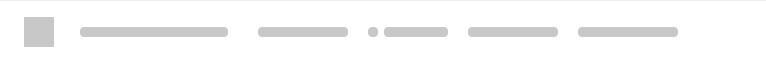
<?xml version="1.0" encoding="UTF-8"?>
<ui version="4.0">
 <class>TransferManagerLoadingItem</class>
 <widget class="QWidget" name="TransferManagerLoadingItem">
  <property name="geometry">
   <rect>
    <x>0</x>
    <y>0</y>
    <width>766</width>
    <height>64</height>
   </rect>
  </property>
  <property name="sizePolicy">
   <sizepolicy hsizetype="Expanding" vsizetype="Fixed">
    <horstretch>0</horstretch>
    <verstretch>0</verstretch>
   </sizepolicy>
  </property>
  <property name="minimumSize">
   <size>
    <width>0</width>
    <height>64</height>
   </size>
  </property>
  <property name="maximumSize">
   <size>
    <width>16777215</width>
    <height>64</height>
   </size>
  </property>
  <property name="windowTitle">
   <string/>
  </property>
  <property name="autoFillBackground">
   <bool>false</bool>
  </property>
  <property name="styleSheet">
   <string notr="true">

#itemSepLine
{
    height: 1px;
    min-height: 1px;
    max-height: 1px;
    border: none;
    background: #EEEEEE;
	margin-left: 24px;
	margin-right: 24px;
}

#sStatus, #sStatus QWidget
{
    padding: 0;
    margin: 0;
}
</string>
  </property>
  <layout class="QVBoxLayout" name="TransferManagerItemLayout">
   <property name="spacing">
    <number>0</number>
   </property>
   <property name="leftMargin">
    <number>0</number>
   </property>
   <property name="topMargin">
    <number>0</number>
   </property>
   <property name="rightMargin">
    <number>0</number>
   </property>
   <property name="bottomMargin">
    <number>0</number>
   </property>
   <item>
    <widget class="Line" name="itemSepLine">
     <property name="sizePolicy">
      <sizepolicy hsizetype="Expanding" vsizetype="Fixed">
       <horstretch>0</horstretch>
       <verstretch>0</verstretch>
      </sizepolicy>
     </property>
     <property name="orientation">
      <enum>Qt::Horizontal</enum>
     </property>
    </widget>
   </item>
   <item>
    <widget class="QWidget" name="Items" native="true">
     <property name="sizePolicy">
      <sizepolicy hsizetype="Expanding" vsizetype="Preferred">
       <horstretch>0</horstretch>
       <verstretch>0</verstretch>
      </sizepolicy>
     </property>
     <property name="minimumSize">
      <size>
       <width>702</width>
       <height>63</height>
      </size>
     </property>
     <property name="maximumSize">
      <size>
       <width>16777215</width>
       <height>63</height>
      </size>
     </property>
     <property name="autoFillBackground">
      <bool>false</bool>
     </property>
     <property name="styleSheet">
      <string notr="true">background-color: rgb(255, 255, 255);</string>
     </property>
     <layout class="QHBoxLayout" name="stateActiveLayout" stretch="0,0,1,0,0,0,0,0,0">
      <property name="spacing">
       <number>0</number>
      </property>
      <property name="leftMargin">
       <number>24</number>
      </property>
      <property name="topMargin">
       <number>0</number>
      </property>
      <property name="rightMargin">
       <number>20</number>
      </property>
      <property name="bottomMargin">
       <number>0</number>
      </property>
      <item>
       <widget class="QWidget" name="tFileType" native="true">
        <property name="sizePolicy">
         <sizepolicy hsizetype="Fixed" vsizetype="Fixed">
          <horstretch>0</horstretch>
          <verstretch>0</verstretch>
         </sizepolicy>
        </property>
        <property name="minimumSize">
         <size>
          <width>48</width>
          <height>48</height>
         </size>
        </property>
        <property name="maximumSize">
         <size>
          <width>48</width>
          <height>48</height>
         </size>
        </property>
        <property name="autoFillBackground">
         <bool>false</bool>
        </property>
        <layout class="QHBoxLayout" name="horizontalLayout_5">
         <property name="leftMargin">
          <number>0</number>
         </property>
         <property name="topMargin">
          <number>0</number>
         </property>
         <property name="rightMargin">
          <number>0</number>
         </property>
         <property name="bottomMargin">
          <number>0</number>
         </property>
         <item alignment="Qt::AlignLeft|Qt::AlignVCenter">
          <widget class="QWidget" name="typePlaceHolder" native="true">
           <property name="sizePolicy">
            <sizepolicy hsizetype="Fixed" vsizetype="Fixed">
             <horstretch>0</horstretch>
             <verstretch>0</verstretch>
            </sizepolicy>
           </property>
           <property name="minimumSize">
            <size>
             <width>30</width>
             <height>30</height>
            </size>
           </property>
           <property name="maximumSize">
            <size>
             <width>30</width>
             <height>30</height>
            </size>
           </property>
           <property name="styleSheet">
            <string notr="true">background-color: rgb(200, 200, 200);</string>
           </property>
          </widget>
         </item>
        </layout>
       </widget>
      </item>
      <item>
       <spacer name="horizontalSpacer">
        <property name="orientation">
         <enum>Qt::Horizontal</enum>
        </property>
        <property name="sizeType">
         <enum>QSizePolicy::Fixed</enum>
        </property>
        <property name="sizeHint" stdset="0">
         <size>
          <width>8</width>
          <height>0</height>
         </size>
        </property>
       </spacer>
      </item>
      <item>
       <widget class="QWidget" name="wName" native="true">
        <property name="sizePolicy">
         <sizepolicy hsizetype="Expanding" vsizetype="Fixed">
          <horstretch>0</horstretch>
          <verstretch>0</verstretch>
         </sizepolicy>
        </property>
        <property name="minimumSize">
         <size>
          <width>105</width>
          <height>36</height>
         </size>
        </property>
        <property name="maximumSize">
         <size>
          <width>16777215</width>
          <height>36</height>
         </size>
        </property>
        <layout class="QVBoxLayout" name="wNameLayout">
         <property name="spacing">
          <number>0</number>
         </property>
         <property name="leftMargin">
          <number>0</number>
         </property>
         <property name="topMargin">
          <number>0</number>
         </property>
         <property name="rightMargin">
          <number>30</number>
         </property>
         <property name="bottomMargin">
          <number>0</number>
         </property>
         <item>
          <widget class="QWidget" name="lTransferName" native="true">
           <property name="sizePolicy">
            <sizepolicy hsizetype="Expanding" vsizetype="Preferred">
             <horstretch>0</horstretch>
             <verstretch>0</verstretch>
            </sizepolicy>
           </property>
           <property name="minimumSize">
            <size>
             <width>0</width>
             <height>10</height>
            </size>
           </property>
           <property name="maximumSize">
            <size>
             <width>16777215</width>
             <height>10</height>
            </size>
           </property>
           <property name="autoFillBackground">
            <bool>false</bool>
           </property>
           <property name="styleSheet">
            <string notr="true">background-color: rgb(200, 200, 200);
border-radius: 4px;</string>
           </property>
          </widget>
         </item>
        </layout>
       </widget>
      </item>
      <item alignment="Qt::AlignHCenter">
       <widget class="QWidget" name="wSize" native="true">
        <property name="sizePolicy">
         <sizepolicy hsizetype="Fixed" vsizetype="Fixed">
          <horstretch>0</horstretch>
          <verstretch>0</verstretch>
         </sizepolicy>
        </property>
        <property name="minimumSize">
         <size>
          <width>110</width>
          <height>63</height>
         </size>
        </property>
        <property name="maximumSize">
         <size>
          <width>110</width>
          <height>63</height>
         </size>
        </property>
        <layout class="QHBoxLayout" name="horizontalLayout_2">
         <property name="spacing">
          <number>0</number>
         </property>
         <property name="leftMargin">
          <number>0</number>
         </property>
         <property name="topMargin">
          <number>12</number>
         </property>
         <property name="rightMargin">
          <number>20</number>
         </property>
         <property name="bottomMargin">
          <number>12</number>
         </property>
         <item>
          <widget class="QLabel" name="sizePlaceholder">
           <property name="minimumSize">
            <size>
             <width>0</width>
             <height>10</height>
            </size>
           </property>
           <property name="maximumSize">
            <size>
             <width>16777215</width>
             <height>10</height>
            </size>
           </property>
           <property name="styleSheet">
            <string notr="true">background-color: rgb(200, 200, 200);
border-radius:4px;</string>
           </property>
           <property name="text">
            <string/>
           </property>
          </widget>
         </item>
        </layout>
       </widget>
      </item>
      <item>
       <widget class="QWidget" name="bItemSpeed" native="true">
        <property name="sizePolicy">
         <sizepolicy hsizetype="Fixed" vsizetype="Fixed">
          <horstretch>0</horstretch>
          <verstretch>0</verstretch>
         </sizepolicy>
        </property>
        <property name="minimumSize">
         <size>
          <width>100</width>
          <height>63</height>
         </size>
        </property>
        <property name="maximumSize">
         <size>
          <width>100</width>
          <height>63</height>
         </size>
        </property>
        <layout class="QHBoxLayout" name="horizontalLayout">
         <property name="leftMargin">
          <number>0</number>
         </property>
         <property name="topMargin">
          <number>0</number>
         </property>
         <property name="rightMargin">
          <number>20</number>
         </property>
         <property name="bottomMargin">
          <number>0</number>
         </property>
         <item>
          <widget class="QWidget" name="SpeedPoint" native="true">
           <property name="minimumSize">
            <size>
             <width>10</width>
             <height>10</height>
            </size>
           </property>
           <property name="maximumSize">
            <size>
             <width>10</width>
             <height>10</height>
            </size>
           </property>
           <property name="styleSheet">
            <string notr="true">background-color: rgb(200, 200, 200);
border-radius: 4px;</string>
           </property>
          </widget>
         </item>
         <item>
          <widget class="QWidget" name="SpeedPlaceHolder" native="true">
           <property name="minimumSize">
            <size>
             <width>0</width>
             <height>10</height>
            </size>
           </property>
           <property name="maximumSize">
            <size>
             <width>16777215</width>
             <height>10</height>
            </size>
           </property>
           <property name="autoFillBackground">
            <bool>false</bool>
           </property>
           <property name="styleSheet">
            <string notr="true">border-radius:4px;
background-color: rgb(200, 200, 200);</string>
           </property>
          </widget>
         </item>
        </layout>
       </widget>
      </item>
      <item>
       <widget class="QWidget" name="sStatus" native="true">
        <property name="sizePolicy">
         <sizepolicy hsizetype="Fixed" vsizetype="Fixed">
          <horstretch>0</horstretch>
          <verstretch>0</verstretch>
         </sizepolicy>
        </property>
        <property name="minimumSize">
         <size>
          <width>110</width>
          <height>63</height>
         </size>
        </property>
        <property name="maximumSize">
         <size>
          <width>110</width>
          <height>63</height>
         </size>
        </property>
        <layout class="QHBoxLayout" name="horizontalLayout_3">
         <property name="spacing">
          <number>0</number>
         </property>
         <property name="leftMargin">
          <number>0</number>
         </property>
         <property name="topMargin">
          <number>0</number>
         </property>
         <property name="rightMargin">
          <number>20</number>
         </property>
         <property name="bottomMargin">
          <number>0</number>
         </property>
         <item>
          <widget class="QWidget" name="statusPlaceHolder" native="true">
           <property name="minimumSize">
            <size>
             <width>0</width>
             <height>10</height>
            </size>
           </property>
           <property name="maximumSize">
            <size>
             <width>16777215</width>
             <height>10</height>
            </size>
           </property>
           <property name="styleSheet">
            <string notr="true">background-color: rgb(200, 200, 200);
border-radius:4px;</string>
           </property>
          </widget>
         </item>
        </layout>
       </widget>
      </item>
      <item>
       <widget class="QWidget" name="lItemTime" native="true">
        <property name="sizePolicy">
         <sizepolicy hsizetype="Fixed" vsizetype="Fixed">
          <horstretch>0</horstretch>
          <verstretch>0</verstretch>
         </sizepolicy>
        </property>
        <property name="minimumSize">
         <size>
          <width>120</width>
          <height>63</height>
         </size>
        </property>
        <property name="maximumSize">
         <size>
          <width>120</width>
          <height>63</height>
         </size>
        </property>
        <layout class="QHBoxLayout" name="horizontalLayout_4">
         <property name="leftMargin">
          <number>0</number>
         </property>
         <property name="topMargin">
          <number>0</number>
         </property>
         <property name="rightMargin">
          <number>20</number>
         </property>
         <property name="bottomMargin">
          <number>0</number>
         </property>
         <item>
          <widget class="QWidget" name="itemPlaceHolder" native="true">
           <property name="minimumSize">
            <size>
             <width>0</width>
             <height>10</height>
            </size>
           </property>
           <property name="maximumSize">
            <size>
             <width>16777215</width>
             <height>10</height>
            </size>
           </property>
           <property name="styleSheet">
            <string notr="true">background-color: rgb(200, 200, 200);
border-radius:4px;</string>
           </property>
          </widget>
         </item>
        </layout>
       </widget>
      </item>
      <item alignment="Qt::AlignHCenter|Qt::AlignVCenter">
       <widget class="QWidget" name="wPauseResume" native="true">
        <property name="sizePolicy">
         <sizepolicy hsizetype="Fixed" vsizetype="Fixed">
          <horstretch>0</horstretch>
          <verstretch>0</verstretch>
         </sizepolicy>
        </property>
        <property name="minimumSize">
         <size>
          <width>24</width>
          <height>63</height>
         </size>
        </property>
        <property name="maximumSize">
         <size>
          <width>24</width>
          <height>63</height>
         </size>
        </property>
        <layout class="QHBoxLayout" name="wPauseResumeLayout">
         <property name="spacing">
          <number>0</number>
         </property>
         <property name="leftMargin">
          <number>0</number>
         </property>
         <property name="topMargin">
          <number>0</number>
         </property>
         <property name="rightMargin">
          <number>0</number>
         </property>
         <property name="bottomMargin">
          <number>0</number>
         </property>
        </layout>
       </widget>
      </item>
      <item alignment="Qt::AlignHCenter|Qt::AlignVCenter">
       <widget class="QWidget" name="wClearCancel" native="true">
        <property name="sizePolicy">
         <sizepolicy hsizetype="Fixed" vsizetype="Fixed">
          <horstretch>0</horstretch>
          <verstretch>0</verstretch>
         </sizepolicy>
        </property>
        <property name="minimumSize">
         <size>
          <width>24</width>
          <height>63</height>
         </size>
        </property>
        <property name="maximumSize">
         <size>
          <width>24</width>
          <height>63</height>
         </size>
        </property>
        <layout class="QHBoxLayout" name="wClearCancelLayout">
         <property name="spacing">
          <number>0</number>
         </property>
         <property name="leftMargin">
          <number>0</number>
         </property>
         <property name="topMargin">
          <number>0</number>
         </property>
         <property name="rightMargin">
          <number>0</number>
         </property>
         <property name="bottomMargin">
          <number>0</number>
         </property>
        </layout>
       </widget>
      </item>
     </layout>
    </widget>
   </item>
  </layout>
 </widget>
 <resources/>
 <connections/>
</ui>
